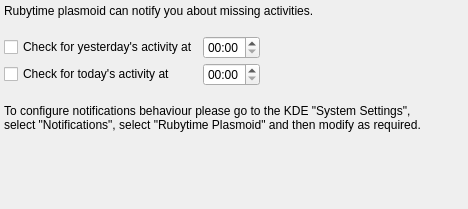
<ui version="4.0" >
 <class>form</class>
 <widget class="QWidget" name="form" >
  <property name="geometry" >
   <rect>
    <x>0</x>
    <y>0</y>
    <width>468</width>
    <height>209</height>
   </rect>
  </property>
  <property name="windowTitle" >
   <string>Form</string>
  </property>
  <layout class="QVBoxLayout" name="verticalLayout" >
   <item>
    <widget class="QLabel" name="label_3" >
     <property name="sizePolicy" >
      <sizepolicy vsizetype="Fixed" hsizetype="Preferred" >
       <horstretch>0</horstretch>
       <verstretch>0</verstretch>
      </sizepolicy>
     </property>
     <property name="text" >
      <string>Rubytime plasmoid can notify you about missing activities.
</string>
     </property>
    </widget>
   </item>
   <item>
    <layout class="QGridLayout" name="gridLayout" >
     <item row="0" column="0" >
      <widget class="QCheckBox" name="checkYesterday" >
       <property name="text" >
        <string>Check for yesterday's activity at</string>
       </property>
      </widget>
     </item>
     <item row="0" column="1" >
      <widget class="QTimeEdit" name="checkYesterdayTime" >
       <property name="displayFormat" >
        <string>HH:mm</string>
       </property>
      </widget>
     </item>
     <item row="1" column="0" >
      <widget class="QCheckBox" name="checkToday" >
       <property name="text" >
        <string>Check for today's activity at</string>
       </property>
      </widget>
     </item>
     <item row="1" column="1" >
      <widget class="QTimeEdit" name="checkTodayTime" >
       <property name="displayFormat" >
        <string>HH:mm</string>
       </property>
      </widget>
     </item>
     <item row="0" column="2" >
      <spacer name="horizontalSpacer" >
       <property name="orientation" >
        <enum>Qt::Horizontal</enum>
       </property>
       <property name="sizeHint" stdset="0" >
        <size>
         <width>40</width>
         <height>20</height>
        </size>
       </property>
      </spacer>
     </item>
    </layout>
   </item>
   <item>
    <widget class="QLabel" name="label_4" >
     <property name="sizePolicy" >
      <sizepolicy vsizetype="Fixed" hsizetype="Preferred" >
       <horstretch>0</horstretch>
       <verstretch>0</verstretch>
      </sizepolicy>
     </property>
     <property name="text" >
      <string>
To configure notifications behaviour please go to the KDE "System Settings",
select "Notifications", select "Rubytime Plasmoid" and then modify as required.</string>
     </property>
    </widget>
   </item>
   <item>
    <spacer name="verticalSpacer" >
     <property name="orientation" >
      <enum>Qt::Vertical</enum>
     </property>
     <property name="sizeHint" stdset="0" >
      <size>
       <width>20</width>
       <height>40</height>
      </size>
     </property>
    </spacer>
   </item>
  </layout>
 </widget>
 <layoutdefault spacing="4" margin="4" />
 <resources/>
 <connections/>
</ui>
